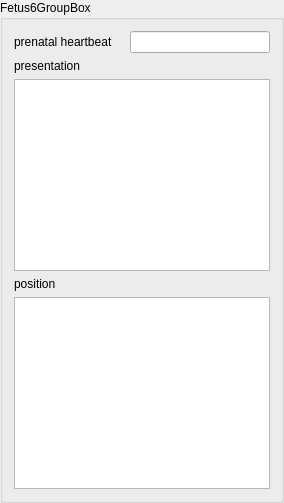
    <widget class="QGroupBox" name="fetus6GroupBox">
     <property name="enabled">
      <bool>true</bool>
     </property>
     <property name="title">
      <string>Fetus6GroupBox</string>
     </property>
     <property name="flat">
      <bool>false</bool>
     </property>
     <layout class="QGridLayout" name="gridLayout_15">
      <item row="0" column="0">
       <layout class="QHBoxLayout" name="horizontalLayout_22">
        <item>
         <widget class="QLabel" name="prenatalHeartbeatF6Label">
          <property name="text">
           <string>prenatal heartbeat</string>
          </property>
         </widget>
        </item>
        <item>
         <layout class="QHBoxLayout" name="prenatalHeartbeatF6RadioLayout">
          <property name="spacing">
           <number>1</number>
          </property>
          <property name="sizeConstraint">
           <enum>QLayout::SetDefaultConstraint</enum>
          </property>
          <property name="leftMargin">
           <number>2</number>
          </property>
          <property name="topMargin">
           <number>2</number>
          </property>
          <property name="rightMargin">
           <number>9</number>
          </property>
         </layout>
        </item>
        <item>
         <widget class="QLineEdit" name="prenatalHeartbeatF6LineEdit">
          <property name="dragEnabled">
           <bool>true</bool>
          </property>
         </widget>
        </item>
       </layout>
      </item>
      <item row="1" column="0">
       <layout class="QVBoxLayout" name="verticalLayout_22">
        <item>
         <widget class="QLabel" name="presentationF6Label">
          <property name="text">
           <string>presentation</string>
          </property>
         </widget>
        </item>
        <item>
         <widget class="QListView" name="presentationF6ListView"/>
        </item>
       </layout>
      </item>
      <item row="2" column="0">
       <layout class="QVBoxLayout" name="verticalLayout_23">
        <item>
         <widget class="QLabel" name="positionF6Label">
          <property name="text">
           <string>position</string>
          </property>
         </widget>
        </item>
        <item>
         <widget class="QListView" name="positionF6ListView"/>
        </item>
       </layout>
      </item>
     </layout>
    </widget>
